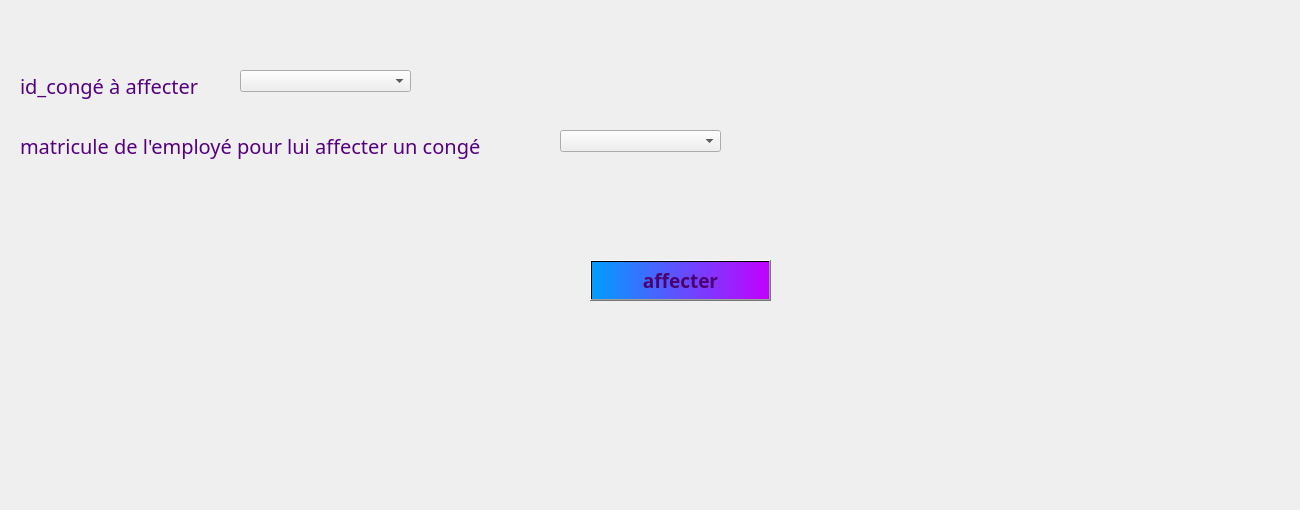
     <widget class="QWidget" name="tab_2">
      <attribute name="title">
       <string>affectation congé</string>
      </attribute>
      <widget class="QComboBox" name="comboBoxconges_2">
       <property name="geometry">
        <rect>
         <x>240</x>
         <y>70</y>
         <width>171</width>
         <height>22</height>
        </rect>
       </property>
      </widget>
      <widget class="QLabel" name="label_28">
       <property name="geometry">
        <rect>
         <x>20</x>
         <y>70</y>
         <width>231</width>
         <height>31</height>
        </rect>
       </property>
       <property name="font">
        <font>
         <family>Lucida Calligraphy</family>
         <pointsize>15</pointsize>
        </font>
       </property>
       <property name="autoFillBackground">
        <bool>false</bool>
       </property>
       <property name="styleSheet">
        <string notr="true">color:rgb(85, 0, 127)</string>
       </property>
       <property name="text">
        <string>id_congé à affecter</string>
       </property>
      </widget>
      <widget class="QComboBox" name="mmatricule_2">
       <property name="geometry">
        <rect>
         <x>560</x>
         <y>130</y>
         <width>161</width>
         <height>22</height>
        </rect>
       </property>
      </widget>
      <widget class="QLabel" name="label_31">
       <property name="geometry">
        <rect>
         <x>20</x>
         <y>130</y>
         <width>531</width>
         <height>31</height>
        </rect>
       </property>
       <property name="font">
        <font>
         <family>Lucida Calligraphy</family>
         <pointsize>15</pointsize>
        </font>
       </property>
       <property name="autoFillBackground">
        <bool>false</bool>
       </property>
       <property name="styleSheet">
        <string notr="true">color:rgb(85, 0, 127)</string>
       </property>
       <property name="text">
        <string>matricule de l'employé pour lui affecter un congé</string>
       </property>
      </widget>
      <widget class="QLabel" name="label_photo_11">
       <property name="geometry">
        <rect>
         <x>-20</x>
         <y>10</y>
         <width>1291</width>
         <height>491</height>
        </rect>
       </property>
       <property name="text">
        <string/>
       </property>
       <property name="pixmap">
        <pixmap>../imagesQT/2affiches.jpg</pixmap>
       </property>
      </widget>
      <widget class="QPushButton" name="affecterbouton">
       <property name="geometry">
        <rect>
         <x>590</x>
         <y>260</y>
         <width>181</width>
         <height>41</height>
        </rect>
       </property>
       <property name="font">
        <font>
         <family>Lucida Calligraphy</family>
         <pointsize>14</pointsize>
         <weight>75</weight>
         <bold>true</bold>
        </font>
       </property>
       <property name="styleSheet">
        <string notr="true">background-color: qlineargradient(spread:pad, x1:0, y1:0, x2:1, y2:0, stop:0 rgba(0, 158, 255, 255), stop:1 rgba(195, 0, 255, 255));
color: rgb(74, 0, 111);</string>
       </property>
       <property name="text">
        <string>affecter</string>
       </property>
      </widget>
      <zorder>label_photo_11</zorder>
      <zorder>comboBoxconges_2</zorder>
      <zorder>label_28</zorder>
      <zorder>mmatricule_2</zorder>
      <zorder>label_31</zorder>
      <zorder>affecterbouton</zorder>
     </widget>
